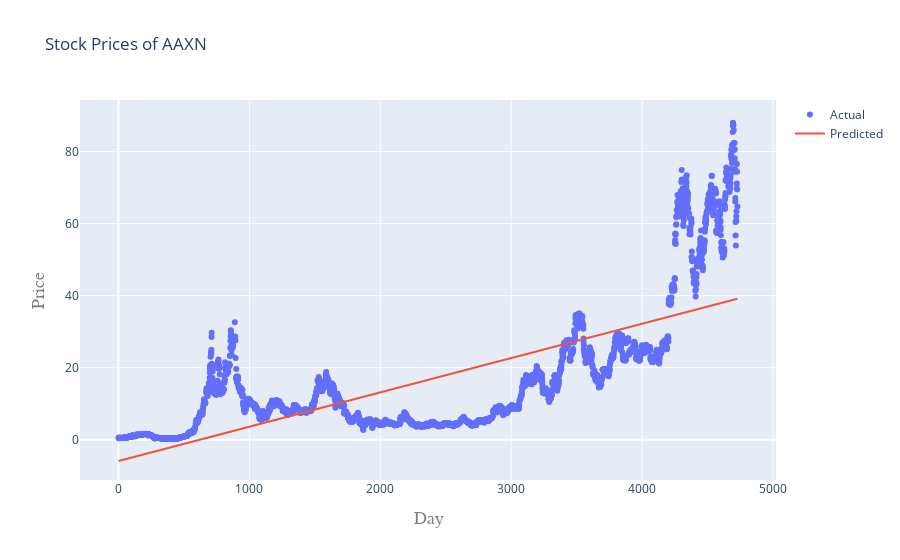

The notebook cell saved with this chart:
### Code cell
iplot(plot2)

### Figure 1 — Plotly figure (JSON) as saved in the notebook; plotly's stock layout.template omitted (floating-point values rounded to 4 significant figures; data arrays with more than 128 entries replaced by an {"elided": "..."} marker saying what was removed)
{"data": [{"mode": "markers", "name": "Actual", "type": "scatter", "x": {"elided": "3310 int values"}, "y": {"elided": "3310 float values"}}, {"mode": "lines", "name": "Predicted", "type": "scatter", "x": {"elided": "3310 int values"}, "y": {"elided": "3310 float values"}}], "layout": {"title": {"text": "Stock Prices of AAXN"}, "xaxis": {"title": {"font": {"color": "#7f7f7f", "family": "Courier New , monospace", "size": 18}, "text": "Day"}}, "yaxis": {"title": {"font": {"color": "#7f7f7f", "family": "Courier New , monospace", "size": 18}, "text": "Price"}}}}
